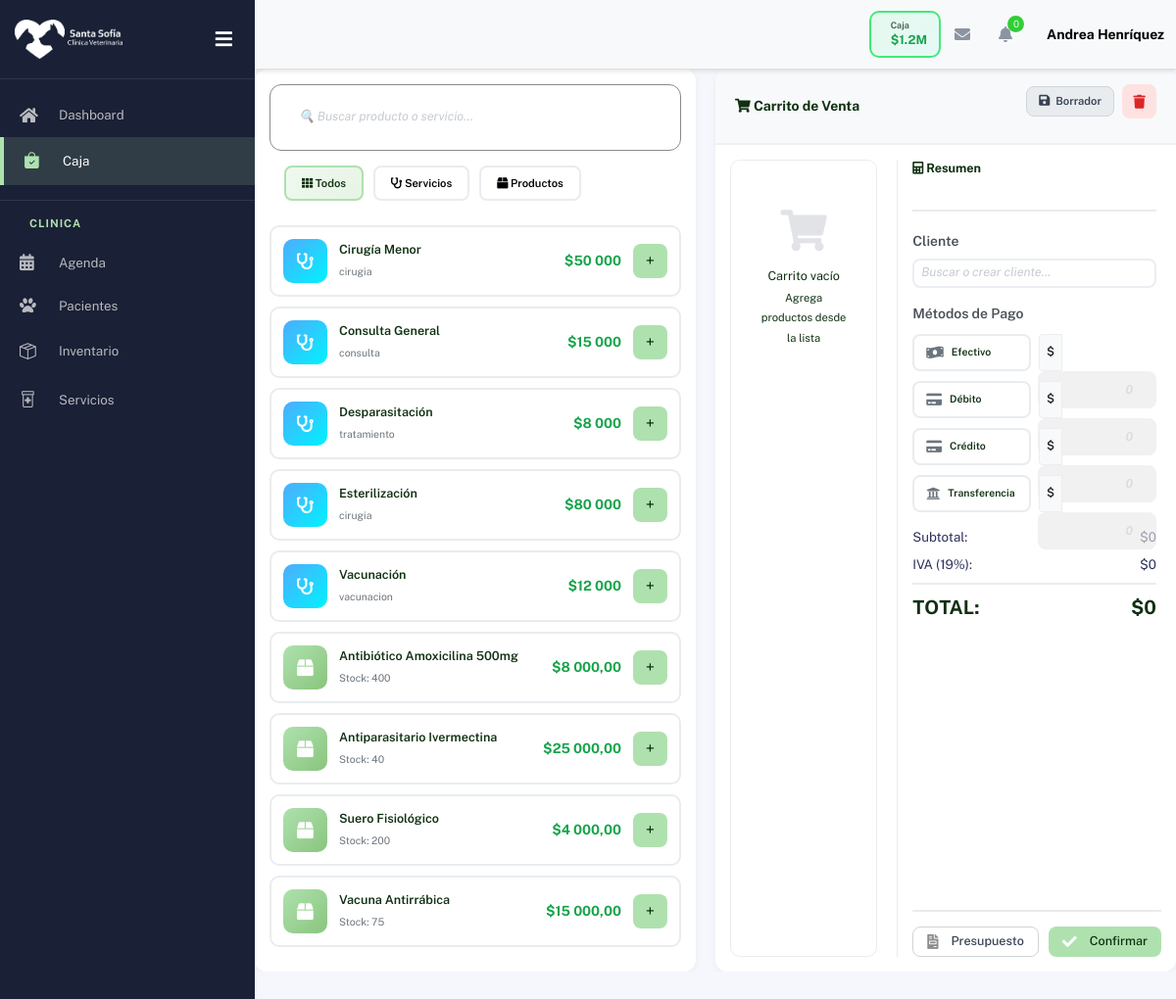
Before: /caja/ (signed in) with the older database file.
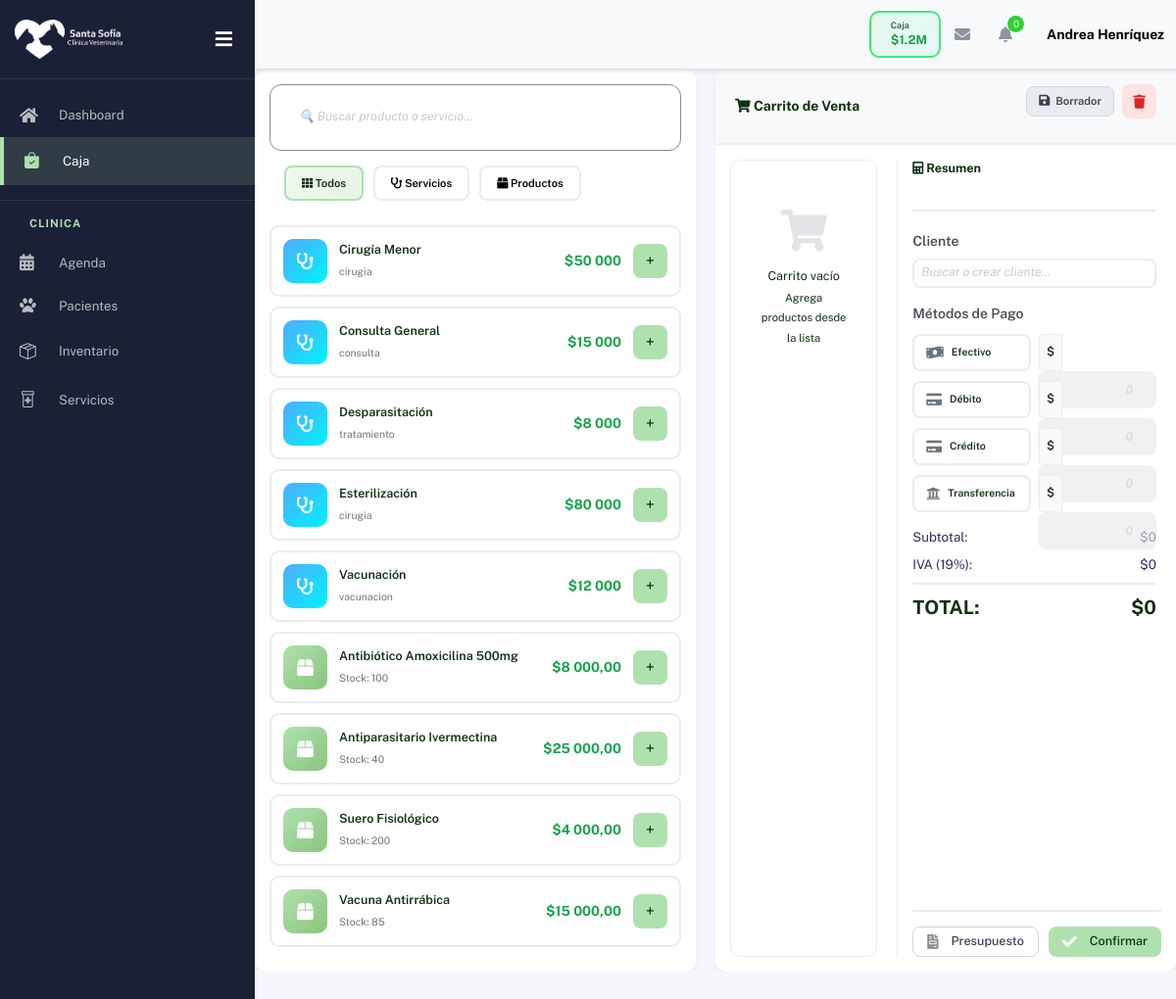
After: the same page with the newer database file.
### inventario/models.py (models this page shows, shortened)
class Insumo(models.Model):
    TIPO_MOVIMIENTO_CHOICES = [
        ('entrada', 'Entrada'),
        ('salida', 'Salida'),
        ('registro_inicial', 'Registro Inicial'),
    ]
    FORMATO_CHOICES = [
        ('liquido', 'Líquido'),
        ('pastilla', 'Pastilla'),
        ('pipeta', 'Pipeta'),
        ('inyectable', 'Inyectable'),
        ('polvo', 'Polvo'),
        ('crema', 'Crema'),
        ('otro', 'Otro'),
    ]
    idInventario = models.AutoField(primary_key=True)
    medicamento = models.CharField(max_length=255)
    marca = models.CharField(max_length=100, blank=True, null=True)
    sku = models.CharField(max_length=100, blank=True, null=True)
    tipo = models.CharField(max_length=100, blank=True, null=True)
    formato = models.CharField(max_length=50, choices=FORMATO_CHOICES, blank=True, null=True)
    descripcion = models.TextField(blank=True, null=True)
    especie = models.CharField(max_length=100, blank=True, null=True)
    stock_actual = models.IntegerField(default=0)
    stock_minimo = models.IntegerField(default=10, help_text="Nivel mínimo de stock (rojo)")
    stock_medio = models.IntegerField(default=20, help_text="Nivel medio de stock (naranja)")
    precio_venta = models.DecimalField(max_digits=10, decimal_places=2, null=True, blank=True)
    archivado = models.BooleanField(default=False, help_text="Producto archivado (no se muestra en listado activo)")
    dosis_ml = models.DecimalField(max_digits=10, decimal_places=2, null=True, blank=True, help_text="Dosis en ml (para líquidos)")
    ml_contenedor = models.DecimalField(max_digits=10, decimal_places=2, null=True, blank=True, help_text="ML por contenedor")
    cantidad_pastillas = models.IntegerField(null=True, blank=True, help_text="Cantidad de pastillas")
    unidades_pipeta = models.IntegerField(null=True, blank=True, help_text="Unidades de pipeta")
    peso_kg = models.DecimalField(max_digits=10, decimal_places=2, null=True, blank=True, help_text="Peso de referencia en kg")
    tiene_rango_peso = models.BooleanField(default=False, help_text="¿Tiene rango de peso específico?")
    peso_min_kg = models.DecimalField(max_digits=10, decimal_places=2, null=True, blank=True, help_text="Peso mínimo en kg")
    peso_max_kg = models.DecimalField(max_digits=10, decimal_places=2, null=True, blank=True, help_text="Peso máximo en kg")
    precauciones = models.TextField(blank=True, null=True)
    contraindicaciones = models.TextField(blank=True, null=True)
    efectos_adversos = models.TextField(blank=True, null=True)
    fecha_creacion = models.DateTimeField(auto_now_add=True, null=True, blank=True)
    ultimo_ingreso = models.DateTimeField(null=True, blank=True)
    ultimo_movimiento = models.DateTimeField(null=True, blank=True)
    tipo_ultimo_movimiento = models.CharField(max_length=20, choices=TIPO_MOVIMIENTO_CHOICES, null=True, blank=True)
    usuario_ultimo_movimiento = models.ForeignKey(settings.AUTH_USER_MODEL, on_delete=models.SET_NULL, null=True, blank=True)
    class Meta:
        db_table = 'inventario'
        verbose_name = 'Insumo'
        verbose_name_plural = 'Insumos'
        ordering = ['medicamento']

### caja/views.py (the view)
# urls.py: path('', views.caja, name='cashregister'),
@login_required
def caja(request):
    productos = Insumo.objects.all()
    servicios = Servicio.objects.all()
    return render(request, 'cash_register.html', {
        'productos': productos,
        'servicios': servicios,
    })

### cuentas/models.py (called while the page is built)
    def get_rol_display_custom(self):
        if self.is_staff and self.is_superuser:
            return 'Administración'
        return self.get_rol_display()

### caja/templates/cash_register.html (shortened to what the changed rows need)
{% extends 'partials/base.html' %}
{% load static %}
{% load humanize %}
{% block extra_css %}
<link rel="stylesheet" href="{% static 'caja/css/cash_register.css' %}">
{% endblock %}
{% block content %}
<div class="cash-layout">
    <div class="cash-main">
        <div class="products-section">
            <div class="products-list" id="productsList">
{% for producto in productos %}
<div class="product-list-item" data-category="productos"
    onclick="addToCart('{{ producto.medicamento|escapejs }}', {{ producto.precio_venta }})">
    <div class="icon">
        <i class="fas fa-box"></i>
    </div>
    <div class="info">
        <h6>{{ producto.medicamento }}</h6>
        <p>Stock: {{ producto.stock_actual }} {{ producto.unidad_medida }}</p>
    </div>
    <div class="price">${{ producto.precio_venta|intcomma }}</div>
    <button class="add-btn">+</button>
</div>
{% empty %}
<p class="empty-section">No hay productos en inventario.</p>
{% endfor %}
            </div>
        </div>
    </div>
</div>
{% endblock %}

Changed rows visible on the page:
changed Insumo "Antibiótico Amoxicilina 500mg": stock_actual "400" → "100"
changed Insumo "Vacuna Antirrábica": stock_actual "75" → "85"
